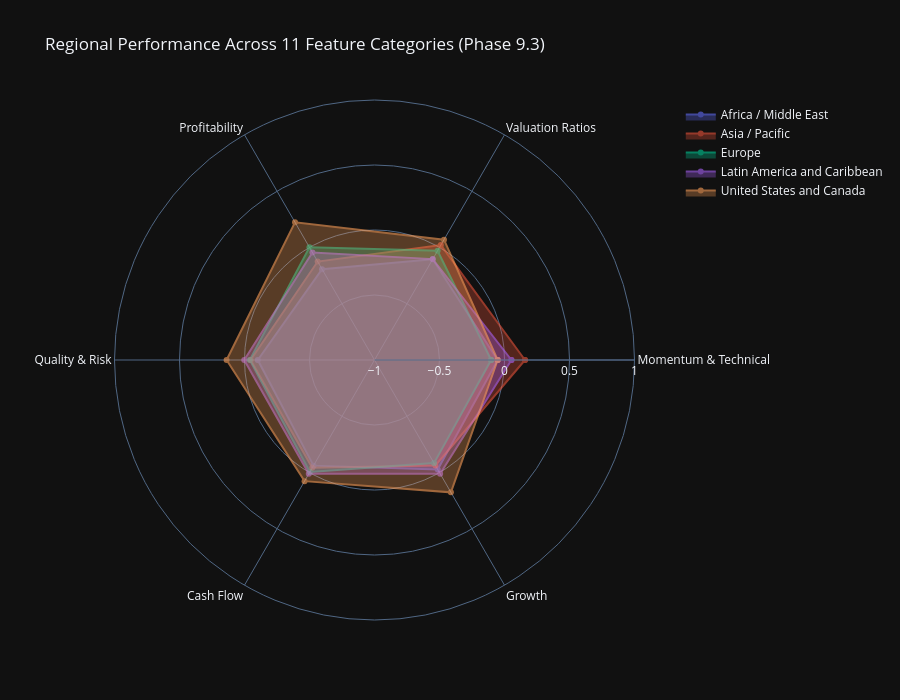

This figure's notebook cell:
### Code cell
# Visualization 2: Regional Performance Radar Charts
print("\n📊 Regional Performance Radar Charts:")

# Compute category scores by region
category_region_scores = {}

for category_name, category_metrics in category_mapping.items():
    available_in_category = [m for m in category_metrics if m in all_stocks_scaled.columns]

    if len(available_in_category) == 0:
        continue

    # Compute z-scores for available metrics and average by region
    category_data = all_stocks_scaled[available_in_category + ['region']].copy()

    # Convert to numeric and compute z-scores
    for col in available_in_category:
        category_data[col] = pd.to_numeric(category_data[col], errors='coerce')

    # Compute z-scores (handle NaNs)
    z_scored_data = category_data[available_in_category].apply(lambda x: zscore(x, nan_policy='omit'))
    category_data['category_score'] = z_scored_data.mean(axis=1)

    # Aggregate by region
    region_scores = category_data.groupby('region')['category_score'].mean()
    category_region_scores[category_name] = region_scores

if category_region_scores:
    # Create radar chart for each region
    radar_df = pd.DataFrame(category_region_scores)

    # Create subplot radar charts
    from plotly.subplots import make_subplots
    import plotly.graph_objects as go

    regions = radar_df.index.tolist()
    categories = radar_df.columns.tolist()

    # Create single figure with all regions
    fig_radar = go.Figure()

    for region in regions:
        values = radar_df.loc[region].tolist()
        values.append(values[0])  # Close the radar chart

        fig_radar.add_trace(go.Scatterpolar(
                r=values,
                theta=categories + [categories[0]],
                fill='toself',
                name=region,
                opacity=0.6
                ))

    fig_radar.update_layout(
            polar=dict(
                    radialaxis=dict(
                            visible=True,
                            range=[-1, 1]
                            )
                    ),
            showlegend=True,
            title="Regional Performance Across 11 Feature Categories (Phase 9.3)",
            height=700
            )

    fig_radar.show()
    output_path = eda_output_dir / "phase93_regional_radar_charts.html"
    fig_radar.write_html(output_path)

    print(f"\n✓ Regional radar charts complete")
    print(f"  Regions visualized: {len(regions)}")
    print(f"  Categories analyzed: {len(categories)}")
    print(f"  Output: {output_path}")

    # Display top category per region
    print(f"\n  🌍 Strongest Category by Region:")
    for region in regions[:5]:
        top_category = radar_df.loc[region].idxmax()
        top_score = radar_df.loc[region].max()
        print(f"    {region}: {top_category} (z-score: {top_score:.2f})")
else:
    print("  ⚠️ No regional category data available")

### Figure 1 — Plotly figure (JSON) as saved in the notebook; plotly's stock layout.template omitted (floating-point values rounded to 4 significant figures)
{"data": [{"fill": "toself", "name": "Africa / Middle East", "opacity": 0.6, "r": [-0.05276, -0.1048, -0.193, -0.1022, -0.06167, -0.0273, -0.05276], "theta": ["Momentum & Technical", "Valuation Ratios", "Profitability", "Quality & Risk", "Cash Flow", "Growth", "Momentum & Technical"], "type": "scatterpolar"}, {"fill": "toself", "name": "Asia / Pacific", "opacity": 0.6, "r": [0.1574, 0.02063, -0.1256, -0.04744, -0.0428, -0.06284, 0.1574], "theta": ["Momentum & Technical", "Valuation Ratios", "Profitability", "Quality & Risk", "Cash Flow", "Growth", "Momentum & Technical"], "type": "scatterpolar"}, {"fill": "toself", "name": "Europe", "opacity": 0.6, "r": [-0.1029, -0.02927, 0.0003773, -0.0407, -0.005796, -0.0841, -0.1029], "theta": ["Momentum & Technical", "Valuation Ratios", "Profitability", "Quality & Risk", "Cash Flow", "Growth", "Momentum & Technical"], "type": "scatterpolar"}, {"fill": "toself", "name": "Latin America and Caribbean", "opacity": 0.6, "r": [0.05322, -0.1038, -0.04545, 0.002008, 0.01096, 0.009788, 0.05322], "theta": ["Momentum & Technical", "Valuation Ratios", "Profitability", "Quality & Risk", "Cash Flow", "Growth", "Momentum & Technical"], "type": "scatterpolar"}, {"fill": "toself", "name": "United States and Canada", "opacity": 0.6, "r": [-0.05255, 0.06875, 0.2226, 0.1377, 0.07595, 0.1753, -0.05255], "theta": ["Momentum & Technical", "Valuation Ratios", "Profitability", "Quality & Risk", "Cash Flow", "Growth", "Momentum & Technical"], "type": "scatterpolar"}], "layout": {"polar": {"radialaxis": {"visible": true, "range": [-1, 1]}}, "showlegend": true, "title": {"text": "Regional Performance Across 11 Feature Categories (Phase 9.3)"}, "height": 700}}
